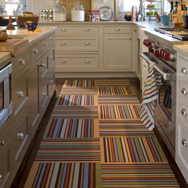
%> input picture data/carpet.png, 188 x 188 px; its folder holds only this picture in this run
$ octave DEMO.m   (GNU Octave 9; MATLAB toolbox functions it lacks are replaced by stand-ins)
%> lines starting %> are read from the running program, lines starting %| are printed output that depends on the picture
clear all; clc; close all; warning off;

Pathr = '.\data';
Pathw = '.\result';

Files = dir(fullfile(Pathr, '*.png'));
LengthFiles = length(Files);
factor = 4;  % Scaling factor

% Start the total timer.
total_tic = tic;

for ii = 1:LengthFiles
    fprintf('Now is processing the image named: %s\n', Files(ii).name);

    % Timing for processing a single image
    single_tic = tic;

    % Read the original image
    image = double(imread(fullfile(Pathr, Files(ii).name)));
    [h, w, c] = size(image);
%> h = 188; w = 188; c = 3

    % Separation channel
    outimg1 = image(:, :, 1);
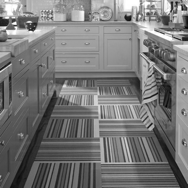
%> outimg1: size 188x188 double; min 3, max 255, mean 119.1
    outimg2 = image(:, :, 2);
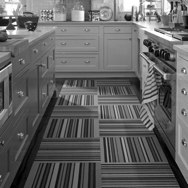
%> outimg2: size 188x188 double; min 0, max 255, mean 99.3
    outimg3 = image(:, :, 3);
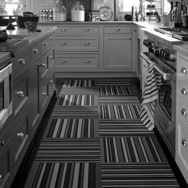
%> outimg3: size 188x188 double; min 0, max 255, mean 82

    % Obtain high-frequency residuals
%> (the run ends here)

$ run again, on data/flowers.png
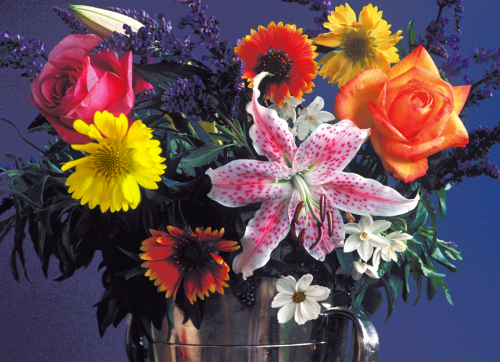
%> input picture data/flowers.png, 500 x 362 px
%> `outimg2 = image(:, :, 2);`:
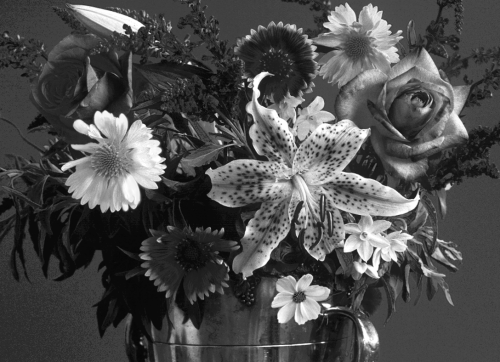
%> outimg2: size 362x500 double; min 6, max 255, mean 76.9
%> `outimg3 = image(:, :, 3);`:
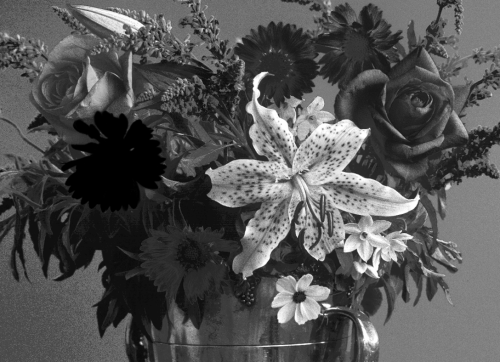
%> outimg3: size 362x500 double; min 0, max 255, mean 83.7

$ run again, on data/star.png
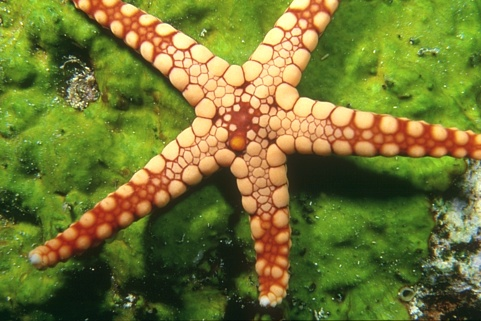
%> input picture data/star.png, 481 x 321 px
%> `outimg2 = image(:, :, 2);`:
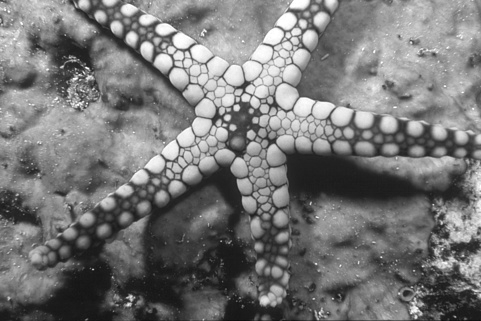
%> outimg2: size 321x481 double; min 13, max 255, mean 118.7
%> `outimg3 = image(:, :, 3);`:
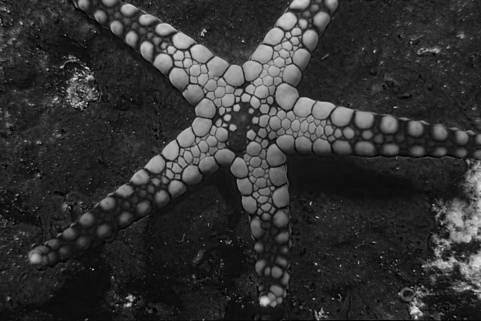
%> outimg3: size 321x481 double; min 0, max 235, mean 50.3
